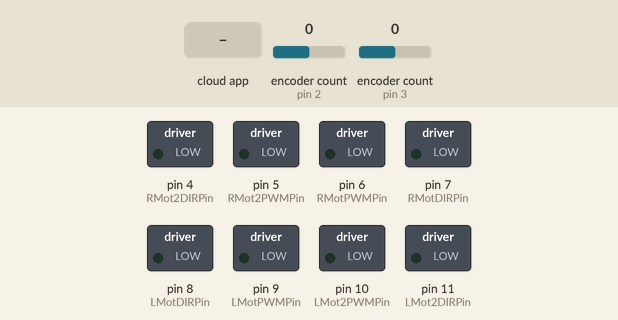
Recording of a sketch running on a simulated Arduino Uno, built with avr-gcc and run on an emulated ATmega328P. Shown: switched loads named in the sketch (green lamp = pin HIGH). The test bench sets the inputs (shaded band); at power-on: encoder count (sensors on pin 2, pin 3) 0. The ROS host is connected and sends only what is stated.

Above: at 1.2 s.
1.3 s: the phone or cloud app sets linear.x to -100
At 1.45 s:
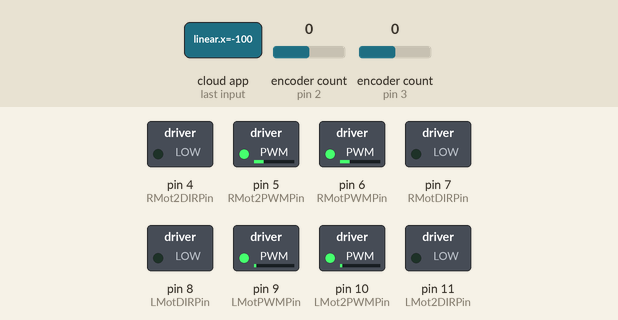
At 3.3 s:
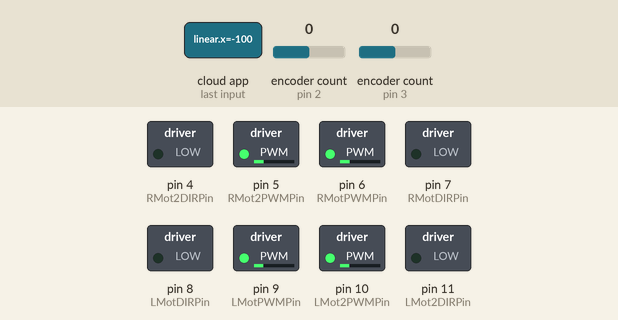
4.3 s: the phone or cloud app sets linear.x to 100
At 5.3 s:
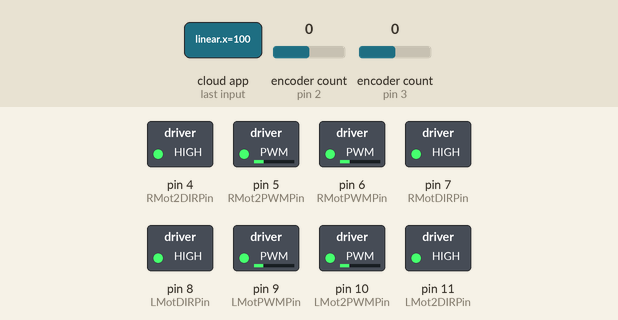
Timing chart, 0 to 7.3 s (numbered marks = the images above; inputs shaded):
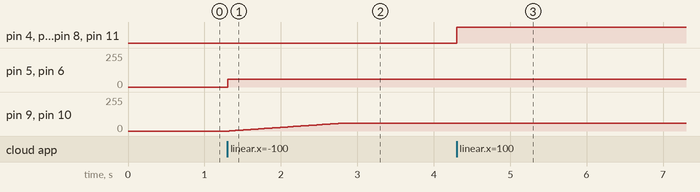

The sketch:

Nexus_robot_code.ino
```cpp
// Libraries:
#include <ros.h>
#include <geometry_msgs/Twist.h>
#include <Encoder.h>


// Pins:
//// PWM motor pins:
#define LMotPWMPin  9
#define RMotPWMPin  6

#define LMot2PWMPin  10
#define RMot2PWMPin  5

//// Dir motor pins:
#define LMotDIRPin  8
#define RMotDIRPin  7

#define LMot2DIRPin  11
#define RMot2DIRPin  4

//// Motor variables:
int LMotor = 1;
int RMotor = 0;

//// Encoder pins:
#define InterEncoderL 0
#define LEncoderA 2
#define LEncoderB 12

#define InterEncoderR 1
#define REncoderA 3
#define REncoderB 13


// Motor Parameters:
float WheelSeparation = 0.3;
float WheelDiameter = 0.1;
int TPR = 768;      // Encoder ticks per rotation
int AccParam = 3;   // Acceleration multiplier
double Prev_T;
double Prev_Error;
double Prev_Input;
double Accu_Error;
double pidterm;
int Kp = 0.8;       // PID proportional control gain.
int Kd = 1.3;       // PID Derivative control gain

// sudo vars:
int OdomWait = 3;
int OdomCount = 0;
double WCS[2] = {0,0};

// ROS variables:
ros::NodeHandle nh;
//// ROS publisher
geometry_msgs::Twist odom_msg;
ros::Publisher Pub ("nexus_odom", &odom_msg);
geometry_msgs::Twist debug_msg;
ros::Publisher Debug ("debug", &debug_msg);
//ROS subscriber

void messageCb( const geometry_msgs::Twist& CVel){
  //geometry_msgs::Twist twist = twist_msg;
    double vel_x = CVel.linear.x;
    double vel_th = CVel.angular.z;
    double right_vel = 0.0;
    double left_vel = 0.0;

    // Movement:
    // turning
    if(vel_x == 0){
        right_vel = vel_th * WheelSeparation / 2.0;
        left_vel = (-1) * right_vel;
    }
    // forward / backward:
    else if(vel_th == 0){
        left_vel = right_vel = vel_x;
    }
    // moving doing arcs:
    else{
        left_vel = vel_x - vel_th * WheelSeparation / 2.0;
        right_vel = vel_x + vel_th * WheelSeparation / 2.0;
    }
    //write new command speeds to global vars
    WCS[0] = left_vel;
    WCS[1] = right_vel;
}

ros::Subscriber<geometry_msgs::Twist> Sub("cmd_vel", &messageCb );

// Motor variables:
#define CW   1
#define CCW  2
int inApin[4] = {LMotDIRPin, RMotDIRPin,LMot2DIRPin, RMot2DIRPin};     // INDIR: Clockwise input
int pwmpin[4] = {LMotPWMPin, RMotPWMPin,LMot2PWMPin, RMot2PWMPin};     // PWM input
int MotorNum[2] = {LMotor, RMotor};

//encoder variables:
Encoder LEncoder(LEncoderA, LEncoderB);
Encoder REncoder(REncoderA, REncoderB);

long EncoderVal[2] = {0,0};
double DDis[2] = {0,0};
long Time[2] = {0,0};

//debug variables:
double Vels[2] = {0,0};
int CVEL[2]= {0,0};
int Mspeeds[2] = {0,0};


// Main Program:
//// Setup Code:
void setup()
{
    nh.getHardware()->setBaud(19200);
    nh.initNode();
    nh.advertise(Pub);
    nh.advertise(Debug);
    nh.subscribe(Sub);

    nh.getParam("/serial_node/WheelSeparation", &WheelSeparation,1);
    nh.getParam("/serial_node/WheelDiameter", &WheelDiameter,1);
    nh.getParam("/serial_node/AccParam", &AccParam,1);

    // Pin mode for motors
    pinMode(LMotDIRPin,OUTPUT);
    pinMode(RMotDIRPin,OUTPUT);
    pinMode(LMot2DIRPin,OUTPUT);
    pinMode(RMot2DIRPin,OUTPUT);


}

//// Main code:
void loop(){

    nh.spinOnce();

    //first couple of times dont publish odom
    if(OdomCount > OdomWait){
      odom_msg.linear.x = Vels[0];
      odom_msg.linear.y = Vels[1];
    Pub.publish(&odom_msg);
  }
  else{OdomCount++;}

//// Motor variables:
//int LMotor = 1;
//int RMotor = 0;

    // Assiging values to debugger message:
    debug_msg.linear.x = WCS[0];
    debug_msg.linear.y = Vels[0];
    debug_msg.linear.z = Mspeeds[0];
    debug_msg.angular.x = WCS[1];
    debug_msg.angular.y = Vels[1];
    debug_msg.angular.z= Mspeeds[1];

    // Publishing the debug message:
    Debug.publish(&debug_msg);

    MotorWrite(); //Takes WCS and corrects speed of motors with encoders

    delay(3);
}


//// Encoder function code:
// Motor write speed variables(in motor units):
double MWS[2]= {0,0};

double CorrectedSpeed(int M, double CVel)
{
  //if fist time in program return 0 and init time vars
  if(Time[0]==0 && Time[1] == 0){
    Time[0] = millis();
    Time[1] = millis();
    return 0;
  }

  //read encoder ticks
  if(M == LMotor){
    EncoderVal[0] = LEncoder.read();
    LEncoder.write(0);
  }
  if(M == RMotor){
    EncoderVal[1] = REncoder.read();
    REncoder.write(0);
  }

  //differencial of time in seconds
  long T = millis();
  int DTime = T-Time[M];
  Time[M] = T;


  //diferential of distance in meters
  DDis[M] = TicksToMeters(EncoderVal[M]);

  //calculate short term measured velocity
  double EVel = (DDis[M]/DTime)*1000;

  //save to publish to /ard_odom
  Vels[M] = EVel;

  EVel = abs(EVel);
  CVel = abs(CVel);

   // Differential in calculation Time:
  unsigned long T_Now = millis();
  double Delta_T = double (T_Now - Prev_T);
  Prev_T = T_Now;

   // Propotional controller:
  double dif = EVel - CVel;

  // Differential controller:
  double Der_Error = (dif - Prev_Error) / Delta_T;

  // PID Term:
  double pidterm = (Kp * dif) + (Kd * Der_Error);   // PD controller

  // PWM output to motors
  if(MWS[M]<60 && MWS[M]>=0)
        {
          MWS[M]=MWS[M]-pidterm;
          }
  if(MWS[M]>60)
        {
          MWS[M]=59;
          }
  if(MWS[M]<0)
        {
          MWS[M]=0;
          }

  if(CVel == 0)
        {
          MWS[M] = 0;
          }

  //DEBUG
  CVEL[M] = MWS[M];
  return MWS[M];
}

double TicksToMeters(int Ticks){
  return (Ticks*3.14*WheelDiameter)/TPR;
}

//// Motor function code:
void MotorWrite()
{
    // For the right motor
    if (WCS[0] > 0){
        digitalWrite(inApin[0], HIGH);
        digitalWrite(inApin[2], HIGH);
    }else{
        digitalWrite(inApin[0], LOW);
        digitalWrite(inApin[2], LOW);
    }
    double MSpeed0 = CorrectedSpeed(0, WCS[0]);
    Mspeeds[0]=MSpeed0;
    analogWrite(pwmpin[0], int(MSpeed0));
    analogWrite(pwmpin[2], int(MSpeed0));

    // For the left motor
    if (WCS[1] > 0){
        digitalWrite(inApin[1], HIGH);
        digitalWrite(inApin[3], HIGH);
    }else{
        digitalWrite(inApin[1], LOW);
        digitalWrite(inApin[3], LOW);
    }
    double MSpeed1 = CorrectedSpeed(1, WCS[1]);
    Mspeeds[1]=MSpeed1;
    analogWrite(pwmpin[1], int(MSpeed1));
    analogWrite(pwmpin[3], int(MSpeed1));
}
```

Measured:
- after the input at 1.3 s, pin 5 (RMot2PWMPin), pin 6 (RMotPWMPin): 0/255 → 60/255 at once; pin 9 (LMotPWMPin), pin 10 (LMot2PWMPin): moves from 0/255 to 59/255 over 1.5 s, starting at once
- after the input at 4.3 s, pin 4 (RMot2DIRPin), pin 7 (RMotDIRPin), pin 8 (LMotDIRPin), pin 11 (LMot2DIRPin): LOW → HIGH at once
